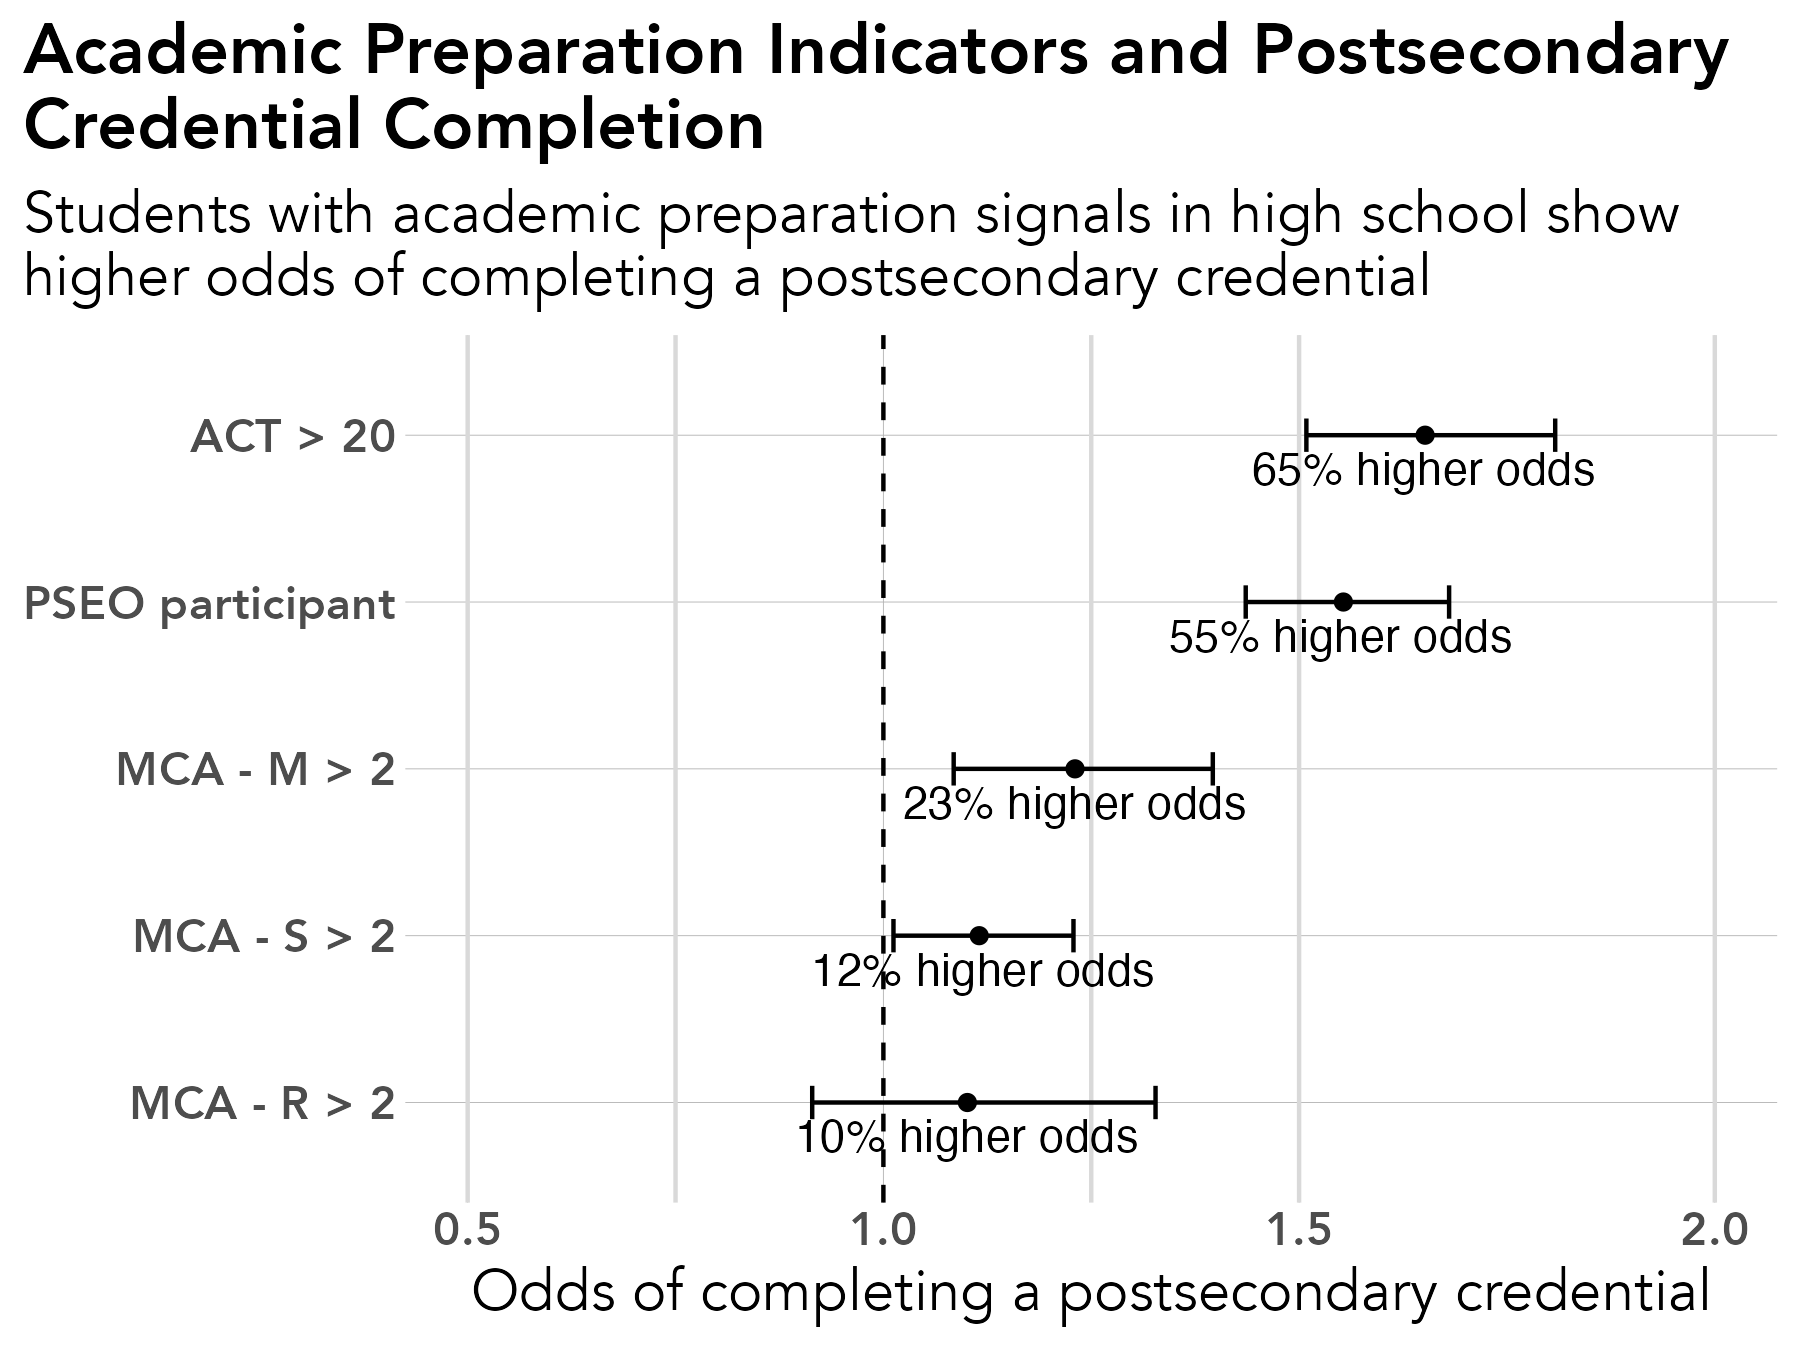

Write R code to recreate this figure.
# library -----------------------------------------------------------------
library(tidyverse)
library(sf)
library(ggrepel)
library(scales)
library(ggiraph)
library(rmapshaper)
library(cowplot)
library(RColorBrewer)
library(readxl)
library(lubridate)
library(readxl)
library(systemfonts)
reset_font_cache()
library(ggtext)
library(janitor)
library(cowplot)
library(ggalluvial)
library(ggsankey)
library(broom)
library(forcats)
library(stringr)


rm(list = ls())

# themes ------------------------------------------------------------------
theme_bar <- theme_bw() +
  theme(panel.grid.major = element_line(color = "grey70", size = 0.1),
        panel.grid.minor = element_blank(),
        axis.ticks = element_blank(),
        axis.text = element_text(face = "bold"),
        panel.border = element_blank(),
        legend.background = element_rect(fill = "transparent", color = "transparent"),
        legend.key = element_rect(fill = "transparent"),
        legend.key.size = unit(1, "lines"),
        legend.margin = margin(0,0,0,0),
        legend.title = element_blank(),
        legend.text = element_text(margin = margin(l = 2)),
        text = element_text(family = "Avenir") ,
        plot.title.position = "plot",
        plot.title = element_text(face = "bold"))

theme_line <- theme_bw() +
  theme(legend.background = element_rect(fill = "transparent", color = "transparent"),
        legend.key = element_rect(fill = "transparent"),
        legend.text = element_text(margin = margin(l = 2)),
        panel.grid.minor = element_blank(),
        panel.grid.major = element_line(color = "grey70", size = 0.1),
        axis.ticks = element_blank(),
        axis.text = element_text(face = "bold"),
        panel.border = element_blank(),
        legend.margin = margin(0,0,0,0),
        legend.key.size = unit(1, "lines"),
        text = element_text(family = "Avenir") ,
        plot.title.position = "plot",
        plot.title = element_text(face = "bold"))


theme_sf <- theme_bw() +
  theme(axis.text.x=element_blank(),
        axis.text.y=element_blank(),
        axis.ticks=element_blank(),
        panel.background = element_blank(),
        panel.grid.major = element_line(color = "white"),
        panel.border = element_blank(),
        legend.title = element_blank(),
        legend.text = element_text(margin = margin(l = 2)),
        legend.margin = margin(0,0,0,0),
        legend.key.size = unit(1, "lines"),
        text = element_text(family = "Avenir") ,
        plot.title.position = "plot",
        plot.title = element_text(face = "bold"))

theme_all <- theme_bw() +
  theme(axis.ticks=element_blank(),
        axis.text.y = element_blank(),
        panel.background = element_blank(),
        panel.grid.major = element_blank(),
        panel.grid = element_blank(),
        panel.border = element_blank(),
        legend.title = element_blank(),
        legend.text = element_text(margin = margin(l = 2)),
        legend.margin = margin(0,0,0,0),
        legend.key.size = unit(1, "lines"),
        text = element_text(family = "Avenir") ,
        plot.title.position = "plot",
        plot.title = element_text(face = "bold"))


regions <- read_csv("/Users/kellyasche/Library/CloudStorage/GoogleDrive-kasche@ruralmn.org/My Drive/Data Prep/R Projects/Join docs/county_regions.csv") %>%
  select(5,6) %>%
  unique() %>%
  mutate(edr = str_replace(edr, "  ", " "),
         planning.region = str_replace(planning.region, " Minnesota", ""),
         planning.region = fct_relevel(planning.region, "Northwest", "Northeast", "Central", "Seven County Mpls-St Paul", "Southwest", "Southeast"),
         edr = fct_relevel(edr, "EDR 1 - Northwest", "EDR 2 - Headwaters", "EDR 3 - Arrowhead", "EDR 4 - West Central", "EDR 5 - North Central", "EDR 6E- Southwest Central", "EDR 6W- Upper Minnesota Valley", "EDR 7E- East Central", "EDR 7W- Central", "EDR 8 - Southwest", "EDR 9 - South Central", "EDR 10 - Southeast", "EDR 11 - 7 County Twin Cities", "Minnesota"))

counties.regions <- read_csv("/Users/kellyasche/Library/CloudStorage/GoogleDrive-kasche@ruralmn.org/My Drive/Data Prep/R Projects/Join docs/county_regions.csv") %>%
  mutate(countyfp = formatC(countyfp, width = 3, flag = "0"),
         Name = str_to_title(Name),
         Name = str_replace(Name, "Q", "q"),
         Name = str_replace(Name, "Of The", "of the"),
         Name = str_replace(Name, "Mcleod", "McLeod"),
         Dem_Desc = ifelse(Name == "Minnesota", "Minnesota", Dem_Desc) ,
         edr = str_replace(edr, "  ", " "),
         planning.region = str_replace(planning.region, " Minnesota", ""),
         planning.region = fct_relevel(planning.region, "Northwest", "Northeast", "Central", "Seven County Mpls-St Paul", "Southwest", "Southeast"),
         edr = fct_relevel(edr, "EDR 1 - Northwest", "EDR 2 - Headwaters", "EDR 3 - Arrowhead", "EDR 4 - West Central", "EDR 5 - North Central", "EDR 6E- Southwest Central", "EDR 6W- Upper Minnesota Valley", "EDR 7E- East Central", "EDR 7W- Central", "EDR 8 - Southwest", "EDR 9 - South Central", "EDR 10 - Southeast", "EDR 11 - 7 County Twin Cities", "Minnesota"))

color.ruca <- c("Entirely rural" = "#009933", "Town/rural mix" = "#99CC33", "Urban/town/rural mix" = "#CC9966", "Entirely urban" = "#754C29", "Minnesota" = "black")

color.pr <- c("Northwest" = "#4575b4","Northeast" = "grey", "Central" = "#fee090", "Seven County Mpls-St Paul" = "#d73027", "Southwest" = "#91bfdb", "Southeast" = "#fc8d59", "Minnesota" = "black")

color.edr <- c("EDR 1 - Northwest" = "#b3cde3", "EDR 2 - Headwaters" = "#8c96c6", "EDR 3 - Arrowhead" = "#fe9929", "EDR 4 - West Central" = "#8856a7", "EDR 5 - North Central" = "#810f7c", "EDR 6E- Southwest Central" = "#e5f5f9", "EDR 6W- Upper Minnesota Valley" = "#bdc9e1", "EDR 7E- East Central" = "#99d8c9", "EDR 7W- Central" = "#2ca25f", "EDR 8 - Southwest" = "#74a9cf", "EDR 9 - South Central" = "#0570b0", "EDR 10 - Southeast" = "#d7301f", "EDR 11 - 7 County Twin Cities" = "#d8b365", "Minnesota" = "black")

color.pr.edr <- c ("Northwest" = "#4575b4","Northeast" = "#e0f3f8", "Central" = "#fee090", "Seven County Mpls-St Paul" = "#d73027", "Southwest" = "#91bfdb", "Southeast" = "#fc8d59", "Minnesota" = "black", "EDR 1 - Northwest" = "#b3cde3", "EDR 2 - Headwaters" = "#8c96c6", "EDR 3 - Arrowhead" = "#fe9929", "EDR 4 - West Central" = "#8856a7", "EDR 5 - North Central" = "#810f7c", "EDR 6E- Southwest Central" = "#e5f5f9", "EDR 6W- Upper Minnesota Valley" = "#bdc9e1", "EDR 7E- East Central" = "#99d8c9", "EDR 7W- Central" = "#2ca25f", "EDR 8 - Southwest" = "#74a9cf", "EDR 9 - South Central" = "#0570b0", "EDR 10 - Southeast" = "#d7301f", "EDR 11 - 7 County Twin Cities" = "#d8b365")

color.six <- c("#009933", "#4575b4", "grey", "#fee090", "#fc8d59", "#d73027")

mn_counties <- st_read("/Users/kellyasche/Library/CloudStorage/GoogleDrive-kasche@ruralmn.org/My Drive/Data Prep/R Projects/Shapefiles/County shapefiles/MNCounties_MNDOT.shp", quiet = TRUE) %>%
  ms_simplify(keep = .01, keep_shapes = TRUE) %>%
  rename("countyfp" = "FIPS_CODE")

counties.regions.1 <- counties.regions %>%
  mutate(statefp = "27",
         project.pr = ifelse(edr %in% c("EDR 1 - Northwest", "EDR 2 - Headwaters", "EDR 4 - West Central"), "Northwest",
                             ifelse(edr == "EDR 3 - Arrowhead", "Northeast",
                                    ifelse(edr %in% c("EDR 5 - North Central", "EDR 7E- East Central", "EDR 7W- Central"), "Central",
                                           ifelse(edr %in% c("EDR 6E- Southwest Central", "EDR 6W- Upper Minnesota Valley", "EDR 8 - Southwest"), "Southwest",
                                                  ifelse(edr %in% c("EDR 9 - South Central", "EDR 10 - Southeast"), "Southern", as.character(planning.region)))))),
         project.pr = fct_relevel(project.pr, "Northwest", "Northeast", "Central", "Seven County Mpls-St Paul", "Southwest", "Southern"))


# Prep data ---------------------------------------------------------------

master.original <- read_csv("Data/SLEDS/Masters/After analysis/Master-final-after-mca.csv")

master.states <- read_csv("Data/SLEDS/Masters/States/annual-seven-states.csv") %>%
  filter(grad.year %in% c("grad.year.1", "grad.year.5", "grad.year.10")) %>%
  select(PersonID, grad.year, states) %>%
  pivot_wider(names_from = grad.year, values_from = states)

master <- master.original %>%
  left_join(master.states, by = "PersonID")

data <- master %>%
  mutate(MCA.M.binary = ifelse(MCA.M > 2, "Proficient", "Not proficient"),
         MCA.R.binary = ifelse(MCA.R > 2, "Proficient", "Not proficient"),
         MCA.S.binary = ifelse(MCA.S > 2, "Proficient", "Not proficient"),
         ACTCompositeScore.binary = ifelse(ACTCompositeScore > 20, "College ready", "Not college ready"))

master.model <- data %>%
  filter(grad.year.5 != "After 2023",
         grad.year.5 != "Attending ps",
         ps.grad.location != "Attending ps",
         !is.na(ps.grad.location)) %>%
  select(RaceEthnicity, economic.status, english.learner, Gender, Dem_Desc, MCA.M.binary, MCA.R.binary, MCA.S.binary, pseo.participant, ACTCompositeScore.binary, avg.unemp.rate, ps.grad) %>%
  mutate(RaceEthnicity = fct_relevel(RaceEthnicity, "White"),
         economic.status = as_factor(economic.status),
         economic.status = fct_relevel(economic.status, "0"),
         english.learner = as_factor(english.learner),
         english.learner = fct_relevel(english.learner, "0"),
         Gender = fct_relevel(Gender, "M"),
         pseo.participant = ifelse(is.na(pseo.participant), 0, pseo.participant),
         pseo.participant = as.character(pseo.participant),
         pseo.participant = fct_relevel(pseo.participant, "0"),
         economic.status = as.character(economic.status),
         economic.status = fct_relevel(economic.status, "0"),
         ACTCompositeScore.binary = fct_relevel(ACTCompositeScore.binary, "Not college ready"),
         MCA.M.binary = fct_relevel(MCA.M.binary, "Not proficient"),
         MCA.R.binary = fct_relevel(MCA.R.binary, "Not proficient"),
         MCA.S.binary = fct_relevel(MCA.S.binary, "Not proficient"),
         ps_grad_binary = ifelse(ps.grad == "Y", 1, 0))


model_ps_grad <- glm(
  ps_grad_binary ~
    RaceEthnicity +
    economic.status +
    english.learner +
    Gender +
    Dem_Desc +
    pseo.participant +
    MCA.M.binary +
    MCA.R.binary +
    MCA.S.binary +
    ACTCompositeScore.binary +
    avg.unemp.rate,
  family = binomial,
  data = master.model
)

or_plot <- tidy(model_ps_grad, conf.int = TRUE, exponentiate = TRUE) %>%
  filter(term != "(Intercept)") %>%
  mutate(
    # Make labels nicer (edit these replacements to match your exact factor labels)
    term = str_replace_all(term, c(
      "RaceEthnicity" = "Race: ",
      "economic.status" = "Economic status: ",
      "SpecialEdStatus" = "Special Ed: ",
      "pseo.participant" = "PSEO: ",
      "cte.achievement" = "CTE: ",
      "MCA.M" = "MCA Math",
      "highest.cred.level" = "Highest credential"
    )),
    # Put most important effects near the top (optional: tweak ordering later)
    term = fct_reorder(term, estimate)
  ) %>%
  slice(10:14)


# Create chart ------------------------------------------------------------


ggplot(data = or_plot, aes(x = estimate, y = term)) +
  geom_vline(xintercept = 1, linetype = "dashed") +
  geom_vline(xintercept = c(0.5, 0.75, 1.25, 1.5, 2),
             color = "grey85") +
  annotate(geom = "text",
           x = 1.65,
           y = 4.8,
           label = "65% higher odds") +
  annotate(geom = "text",
           x = 1.55,
           y = 3.8,
           label = "55% higher odds") +
  annotate(geom = "text",
           x = 1.23,
           y = 2.8,
           label = "23% higher odds") +
  annotate(geom = "text",
           x = 1.12,
           y = 1.8,
           label = "12% higher odds") +
  annotate(geom = "text",
           x = 1.10,
           y = .8,
           label = "10% higher odds") +
  geom_point() +
  geom_errorbar(
    aes(xmin = conf.low, xmax = conf.high),
    orientation = "y",
    width = 0.2
  ) +
  theme_line +
  labs(
    x = "Odds of completing a postsecondary credential",
    y = NULL,
    title = "Academic Preparation Indicators and Postsecondary\nCredential Completion",
    subtitle = "Students with academic preparation signals in high school show\nhigher odds of completing a postsecondary credential"
  ) +
  scale_y_discrete(labels = c("MCA - R > 2", "MCA - S > 2", "MCA - M > 2", "PSEO participant", "ACT > 20")) +
  theme(text = element_text(size = 14))

ggsave(filename = "Charts/Paper report 2/college-grad-academic-variables-odds.pdf", device = cairo_pdf, dpi = "print", width = 6, height = 4.5)

ggsave(filename = "Charts/Paper report 2/college-grad-academic-variables-odds.png", dpi = "print", width = 6, height = 4.5)
